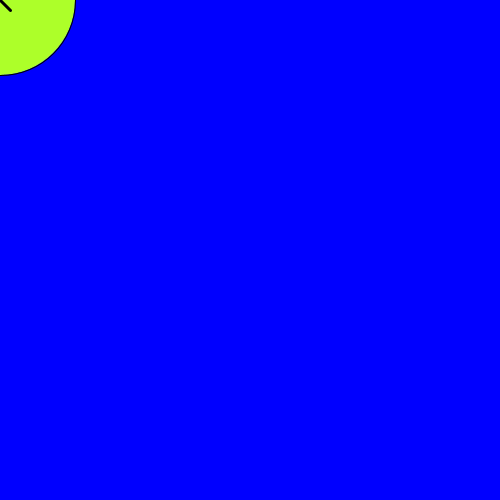
Frame 1 (no input)
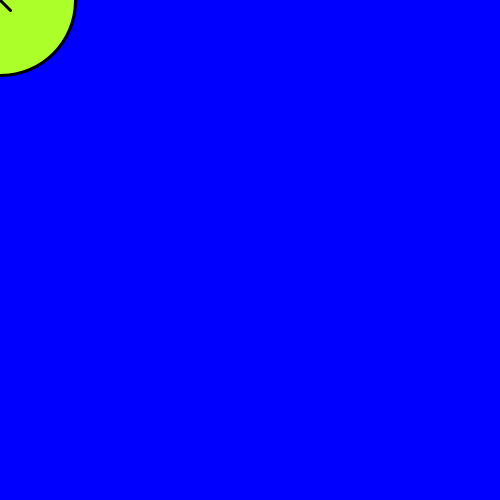
Frame 60 (the mouse pressed at the canvas centre just before this capture)
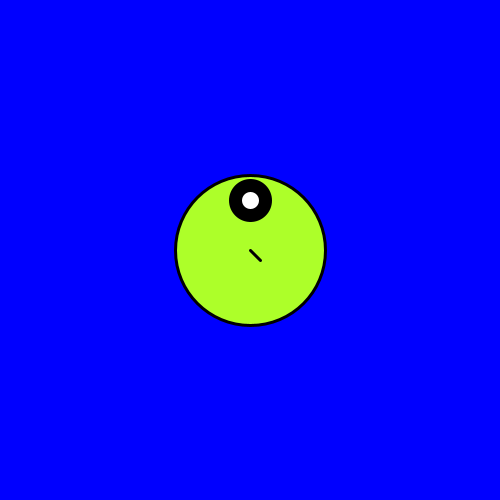
Frame 120 (the mouse held since frame 60 and released just before this capture)

The Processing sketch that drew these frames (run headless with seeded random() and noise(); from frame 60 on, the mouse is pressed at the canvas centre):

// Processing sketch: processing_127688
// ── processing_127688.pde



void setup(){
size(500, 500);
background(0,0,255);
}

void draw() {
background(0,0,255);
fill(173,255,41);
ellipse(mouseX,mouseY,150,150);
fill(0);
ellipse(mouseX,mouseY-50,40,40);
fill(255);
ellipse(mouseX,mouseY-50,20,20);
fill(0);
strokeWeight(3);
line(mouseX,mouseY,mouseX+10,mouseY+10);









}
